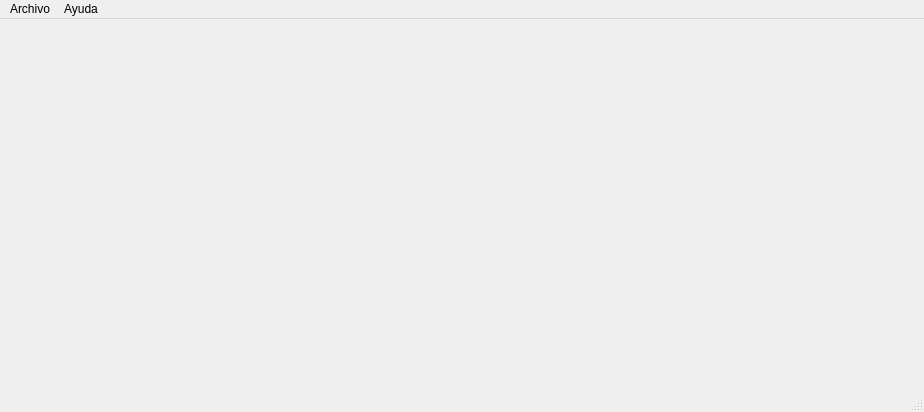
<?xml version="1.0" encoding="UTF-8"?>
<ui version="4.0">
 <class>MainWindow</class>
 <widget class="QMainWindow" name="MainWindow">
  <property name="geometry">
   <rect>
    <x>0</x>
    <y>0</y>
    <width>924</width>
    <height>412</height>
   </rect>
  </property>
  <property name="windowTitle">
   <string>MainWindow</string>
  </property>
  <widget class="QWidget" name="centralwidget"/>
  <widget class="QMenuBar" name="menubar">
   <property name="geometry">
    <rect>
     <x>0</x>
     <y>0</y>
     <width>924</width>
     <height>26</height>
    </rect>
   </property>
   <widget class="QMenu" name="menuArchivo">
    <property name="title">
     <string>Archivo</string>
    </property>
    <widget class="QMenu" name="menuAbrir_Ventana">
     <property name="title">
      <string>Abrir Ventana</string>
     </property>
     <addaction name="actionAbrir_Widget_2"/>
     <addaction name="actionAbrir_Dialog_2"/>
    </widget>
    <addaction name="menuAbrir_Ventana"/>
    <addaction name="separator"/>
    <addaction name="actionSalir"/>
   </widget>
   <widget class="QMenu" name="menuAyuda">
    <property name="title">
     <string>Ayuda</string>
    </property>
    <addaction name="actionAcerca"/>
   </widget>
   <addaction name="menuArchivo"/>
   <addaction name="menuAyuda"/>
  </widget>
  <widget class="QStatusBar" name="statusbar"/>
  <action name="actionAbrir_Widget">
   <property name="text">
    <string>Abrir Widget</string>
   </property>
  </action>
  <action name="actionAcerca_de">
   <property name="text">
    <string>Acerca de...</string>
   </property>
  </action>
  <action name="actionSalir">
   <property name="text">
    <string>Salir</string>
   </property>
  </action>
  <action name="actionAcerca_de_2">
   <property name="text">
    <string>Acerca de...</string>
   </property>
  </action>
  <action name="actionAcerca">
   <property name="text">
    <string>Acerca de</string>
   </property>
  </action>
  <action name="actionAbrir_Widget_2">
   <property name="text">
    <string>Abrir Widget</string>
   </property>
  </action>
  <action name="actionAbrir_Dialog_2">
   <property name="text">
    <string>Abrir Dialog</string>
   </property>
  </action>
 </widget>
 <resources/>
 <connections/>
</ui>
